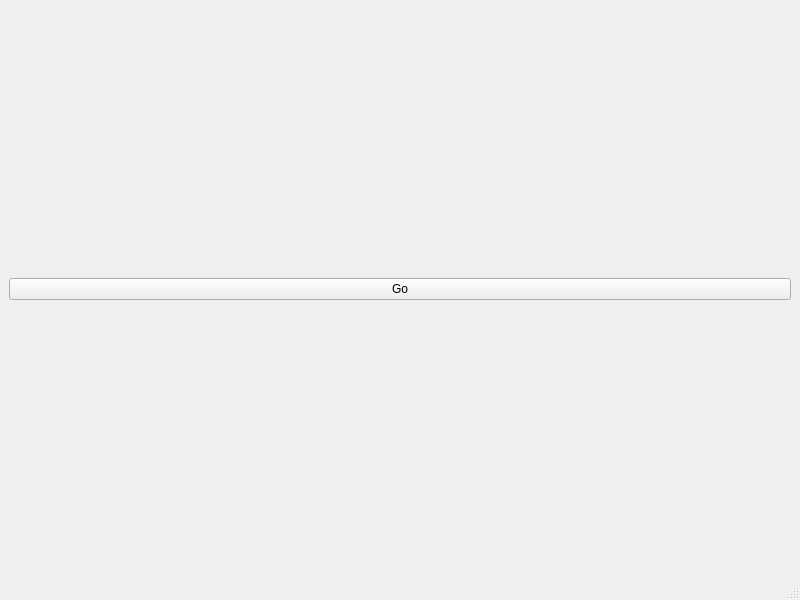
<?xml version="1.0" encoding="UTF-8"?>
<ui version="4.0">
 <class>MainWindow</class>
 <widget class="QMainWindow" name="MainWindow">
  <property name="geometry">
   <rect>
    <x>0</x>
    <y>0</y>
    <width>800</width>
    <height>600</height>
   </rect>
  </property>
  <property name="sizePolicy">
   <sizepolicy hsizetype="Minimum" vsizetype="Minimum">
    <horstretch>0</horstretch>
    <verstretch>0</verstretch>
   </sizepolicy>
  </property>
  <property name="windowTitle">
   <string>MainWindow</string>
  </property>
  <widget class="QWidget" name="centralwidget">
   <property name="sizePolicy">
    <sizepolicy hsizetype="Minimum" vsizetype="Minimum">
     <horstretch>0</horstretch>
     <verstretch>0</verstretch>
    </sizepolicy>
   </property>
   <layout class="QVBoxLayout" name="verticalLayout">
    <item>
     <layout class="QGridLayout" name="gridLayout"/>
    </item>
    <item>
     <widget class="QPushButton" name="startButton">
      <property name="text">
       <string>Go</string>
      </property>
     </widget>
    </item>
   </layout>
  </widget>
  <widget class="QMenuBar" name="menubar">
   <property name="geometry">
    <rect>
     <x>0</x>
     <y>0</y>
     <width>800</width>
     <height>23</height>
    </rect>
   </property>
  </widget>
  <widget class="QStatusBar" name="statusbar"/>
 </widget>
 <resources/>
 <connections/>
</ui>
